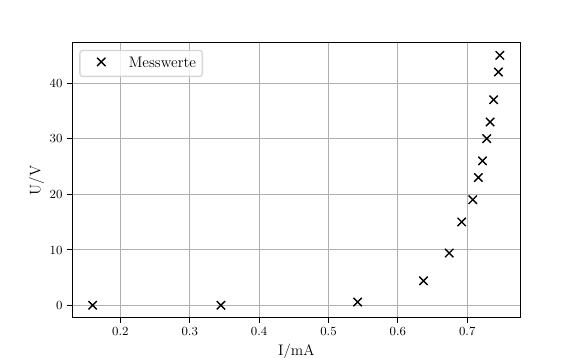

Here is the Python script that generated this plot:
import numpy as np
import matplotlib.pyplot as plt
from scipy.optimize import curve_fit

I,U = np.genfromtxt('MesswerteDiode2.txt', unpack = 'True')

def lin(x,m,b):
    return m*x + b

#popt,pcov = curve_fit(lin,I,U)

#x = np.linspace(0,5)
#plt.plot(x, lin(x,*popt), 'r-', label = r'linearer Fit')
plt.plot(U,I,'kx', label = r'Messwerte')

plt.xlabel('I/mA')
plt.ylabel('U/V')
plt.grid()
plt.legend(loc = 'best')
plt.savefig('Diode2.pdf')
